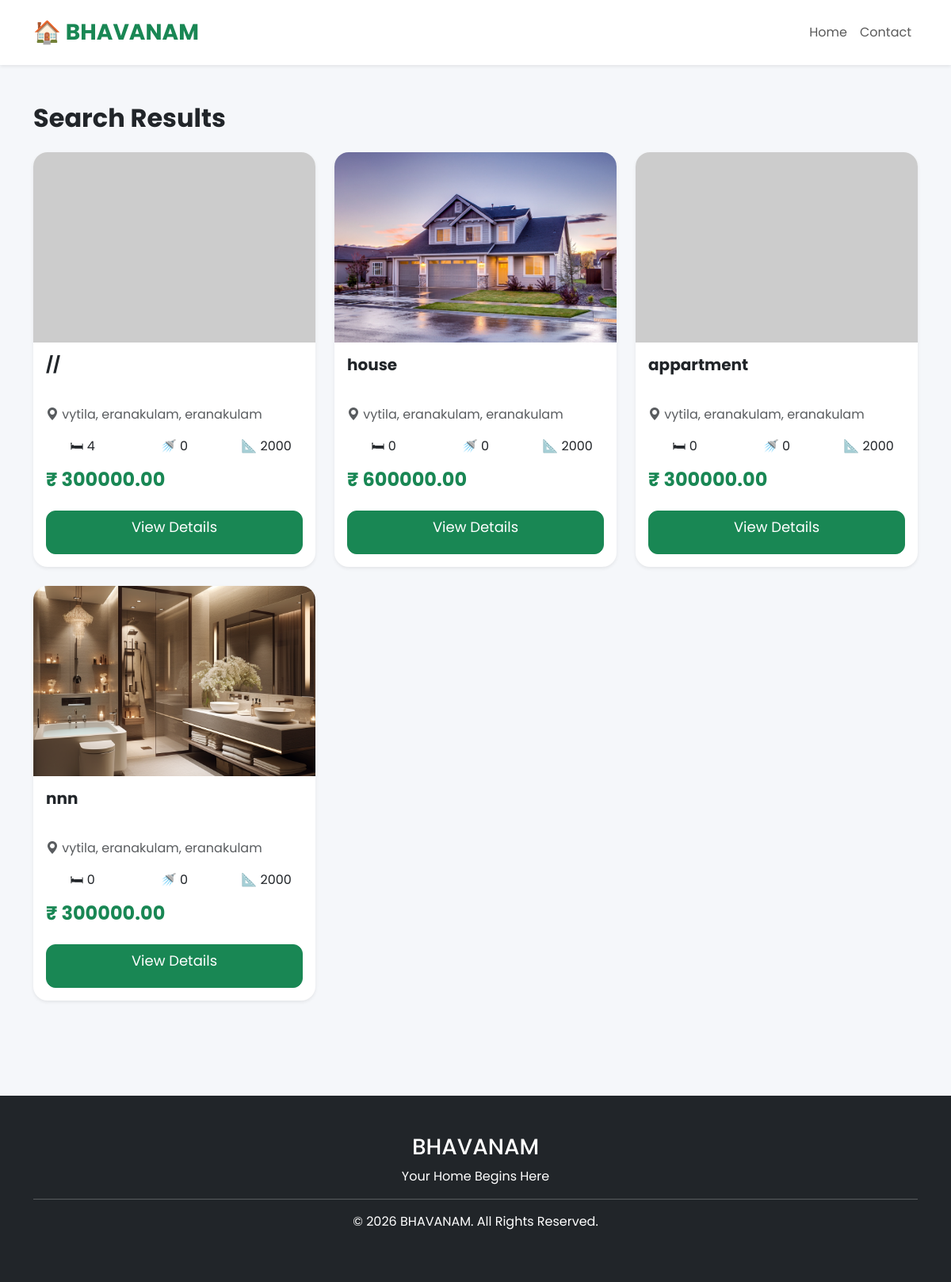
Page /properties/search/ on the committed database.
### properties/models.py (models this page shows, shortened)
class Property(models.Model):
    PROPERTY_TYPES = [
        ('HOUSE', 'House'),
        ('APARTMENT', 'Apartment'),
        ('HOSTEL', 'Hostel'),
        ('ROOM', 'Rental Room'),
        ('COMMERCIAL', 'Commercial Building'),
    ]
    PURPOSE_CHOICES = [
        ('BUY', 'Buy'),
        ('RENT', 'Rent'),
    ]
    STATUS_CHOICES = [
        ('AVAILABLE', 'Available'),
        ('SOLD', 'Sold'),
        ('RENTED', 'Rented'),
    ]
    title = models.CharField(max_length=200)
    property_type = models.CharField(
        max_length=20,
        choices=PROPERTY_TYPES
    )
    purpose = models.CharField(
        max_length=10,
        choices=PURPOSE_CHOICES
    )
    district = models.ForeignKey(
        District,
        on_delete=models.CASCADE
    )
    location = models.ForeignKey(
        Location,
        on_delete=models.CASCADE
    )
    address = models.TextField()
    description = models.TextField()
    price = models.DecimalField(
        max_digits=12,
        decimal_places=2
    )
    owner_name = models.CharField(max_length=150)
    phone = models.CharField(max_length=15)
    whatsapp = models.CharField(
        max_length=15,
        blank=True
    )
    bedrooms = models.PositiveIntegerField(default=0)
    bathrooms = models.PositiveIntegerField(default=0)
    area_sqft = models.PositiveIntegerField()
    land_area = models.CharField(
        max_length=100,
        blank=True
    )
    furnished = models.BooleanField(default=False)
    parking = models.BooleanField(default=False)
    google_map_link = models.URLField(
        blank=True,
        null=True,
        verbose_name="Google Maps Link")
    status = models.CharField(
        max_length=20,
        choices=STATUS_CHOICES,
        default='AVAILABLE'
    )
    created_at = models.DateTimeField(auto_now_add=True)
    updated_at = models.DateTimeField(auto_now=True)

class PropertyImage(models.Model):
    property = models.ForeignKey(
        Property,
        on_delete=models.CASCADE,
        related_name='images'
    )
    image = models.ImageField(
        upload_to='properties/'
    )

### locations/models.py (models this page shows)
class Location(models.Model):
    district = models.ForeignKey(
        District,
        on_delete=models.CASCADE,
        related_name='locations'
    )
    name = models.CharField(max_length=100)
    class Meta:
        unique_together = ('district', 'name')
        ordering = ['name']
    def __str__(self):
        return f"{self.name}, {self.district.name}"

### districts/models.py (models this page shows)
class District(models.Model):
    name = models.CharField(max_length=100, unique=True)
    class Meta:
        ordering = ['name']
    def __str__(self):
        return self.name

### properties/views.py (the view)
# urls.py: path("search/", views.search_properties, name="search_properties"),
def search_properties(request):
    properties = Property.objects.filter(status="AVAILABLE")
    district = request.GET.get("district")
    location = request.GET.get("location")
    purpose = request.GET.get("purpose")
    property_type = request.GET.get("property_type")
    if district:
        properties = properties.filter(district_id=district)
    if location:
        properties = properties.filter(location_id=location)
    if purpose:
        properties = properties.filter(purpose=purpose)
    if property_type:
        properties = properties.filter(property_type=property_type)
    context = {
        "properties": properties,
    }
    return render(request, "properties/search.html", context)

### templates/properties/search.html (shortened to what this page needs)
{% extends "base.html" %}
{% block content %}
<div class="container py-5">
    <h2 class="fw-bold mb-4">
        Search Results
    </h2>
    <div class="row">
        {% for property in properties %}
        <div class="col-lg-4 col-md-6 mb-4">
            <div class="card property-card h-100 shadow-sm">
                {% if property.images.first %}
                    <img src="{{ property.images.first.image.url }}"
                         class="card-img-top property-image">
                {% else %}
                    <img src="https://placehold.co/600x400?text=BHAVANAM"
                         class="card-img-top property-image">
                {% endif %}
                <div class="card-body">
                    <h5 class="fw-bold">
                        {{ property.title }}
                    </h5>
                    <p class="text-muted">
                        <i class="bi bi-geo-alt-fill"></i>
                        {{ property.location }},
                        {{ property.district }}
                    </p>
                    <div class="row text-center mb-3">
                        <div class="col">
                            🛏 {{ property.bedrooms }}
                        </div>
                        <div class="col">
                            🚿 {{ property.bathrooms }}
                        </div>
                        <div class="col">
                            📐 {{ property.area_sqft }}
                        </div>
                    </div>
                    <h4 class="text-success">
                        ₹ {{ property.price }}
                    </h4>
                    <a href="{% url 'property_detail' property.id %}"
                       class="btn btn-success w-100 mt-3">
                        View Details
                    </a>
                </div>
            </div>
        </div>
        {% endfor %}
    </div>
</div>
{% endblock %}

### templates/base.html (shortened to what this page needs)
{% load static %}
<!DOCTYPE html>
<html lang="en">
<head>
    <link rel="stylesheet"
    href="https://unpkg.com/leaflet/dist/leaflet.css">
    <link href="https://cdn.jsdelivr.net/npm/bootstrap@5.3.6/dist/css/bootstrap.min.css" rel="stylesheet">
    <link rel="stylesheet"
    href="https://cdn.jsdelivr.net/npm/bootstrap-icons@1.13.1/font/bootstrap-icons.min.css">
    <link rel="stylesheet" href="{% static 'css/style.css' %}">
</head>
<body>
{% include 'partials/navbar.html' %}
{% block content %}
{% endblock %}
{% include 'partials/footer.html' %}
</body>
</html>

### templates/partials/navbar.html (shortened to what this page needs)
<nav class="navbar navbar-expand-lg bg-white shadow-sm sticky-top">
<div class="container">
<a class="navbar-brand fw-bold fs-3 text-success" href="/">
🏠 BHAVANAM
</a>
<div class="collapse navbar-collapse" id="navbar">
<ul class="navbar-nav ms-auto">
<li class="nav-item">
<a class="nav-link" href="/">Home</a>
</li>
<li class="nav-item">
<a class="nav-link" href="#contact">Contact</a>
</li>
</ul>
</div>
</div>
</nav>

### templates/partials/footer.html
<footer class="bg-dark text-white py-5 mt-5">
<div class="container text-center">
<h3>BHAVANAM</h3>
<p>Your Home Begins Here</p>
<hr>
<p>© 2026 BHAVANAM. All Rights Reserved.</p>
</div>
</footer>

### static/css/style.css (style rules this page uses)
body { font-family:'Poppins',sans-serif; background:#f5f7fa; }
.navbar { padding:15px 0; }
.navbar-brand { font-weight:700; font-size:30px; }
.btn-success { height:55px; border-radius:12px; font-size:18px; }
footer { margin-top:100px; }
.property-card { border: none; border-radius: 18px; overflow: hidden; transition: 0.3s; }
.property-image { height:240px; object-fit:cover; }
.card-body h5 { min-height:55px; }
.text-success { font-weight:bold; }

### rows in the picture
Property: title "//", location "vytila, eranakulam", district "eranakulam", bedrooms "4", bathrooms "0", area_sqft "2000", price "300000.00"
Property: images.first.image (picture), title "house", location "vytila, eranakulam", district "eranakulam", bedrooms "0", bathrooms "0", area_sqft "2000", price "600000.00"
Property: title "appartment", location "vytila, eranakulam", district "eranakulam", bedrooms "0", bathrooms "0", area_sqft "2000", price "300000.00"
Property: images.first.image (picture), title "nnn", location "vytila, eranakulam", district "eranakulam", bedrooms "0", bathrooms "0", area_sqft "2000", price "300000.00"
